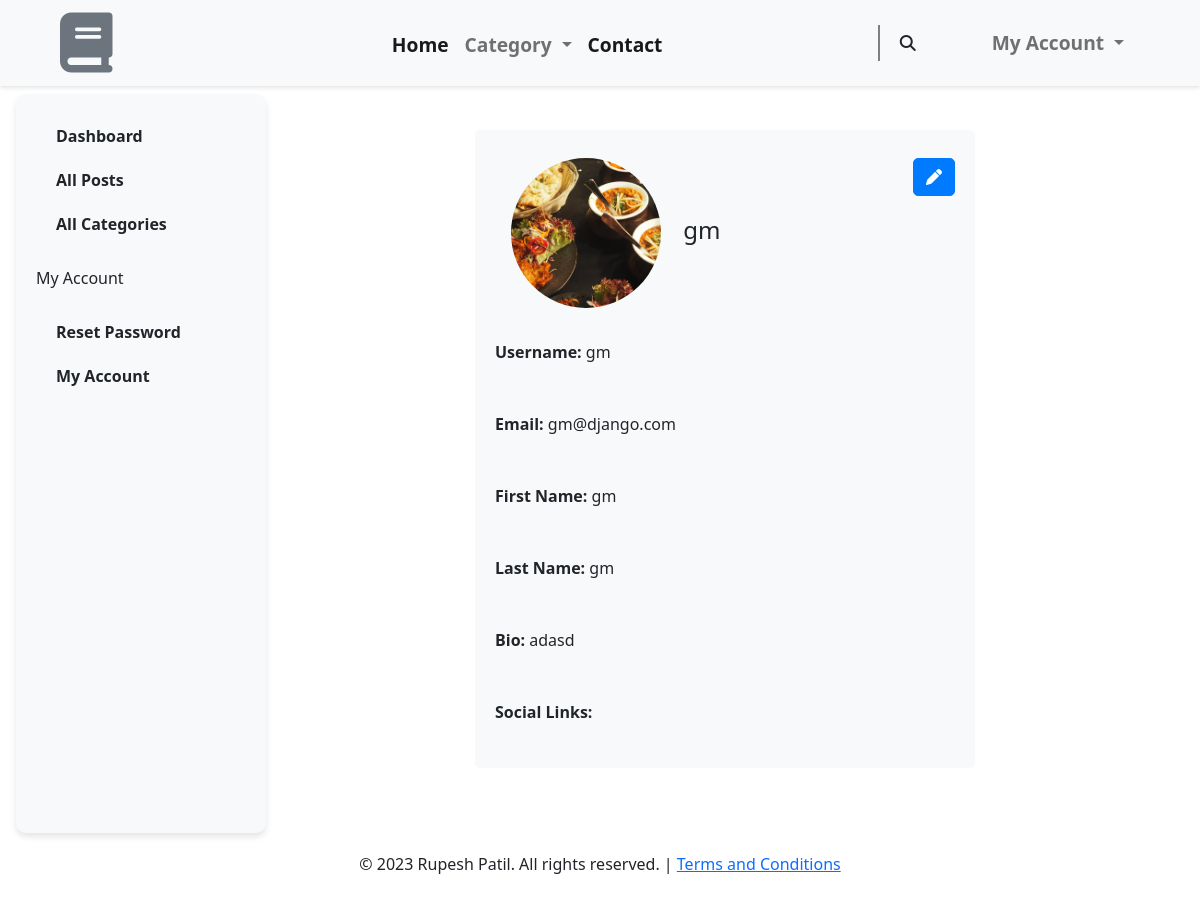
The app's page /myaccount/ (signed in) with its own data.
### BlogApp/models.py (models this page shows, shortened)
class UserProfile(models.Model):
  user = models.OneToOneField(User, on_delete=models.CASCADE)
  profile_picture = models.ImageField(upload_to='profile_pictures', null=True, blank=True)
  bio = models.TextField()
  social_media_links = models.URLField()

### BlogApp/views.py (the view)
# urls.py: path('myaccount/', myaccount, name = 'myaccount'),
@login_required
def myaccount(request):
    try:
        if request.user.is_superuser:
            print('yes')
            user_profile, created = UserProfile.objects.get_or_create(user=request.user)
        else:
            user_profile = UserProfile.objects.get(user=request.user)
    except UserProfile.DoesNotExist:
        user_profile = None
    return render(request, 'registration/profile.html', {'user_profile': user_profile})

### BlogApp/templatetags/category_tags.py (called while the page is built)
@register.simple_tag
def get_all_categories():
  return Category.objects.all()

### templates/registration/profile.html (shortened to what this page needs)
{% extends 'index.html' %}
{% block content %}
<div class="sidebar my-2 mx-lg-3 mx-0">
  <ul class="nav flex-column">
    <li class="nav-item">
      <a class="nav-link" href="/accounts/profile/">Dashboard</a>
    </li>
    <li class="nav-item">
      <a class="nav-link" href="/posts/">All Posts</a>
    </li>
    <li class="nav-item">
      <a class="nav-link" href="/categories/">All Categories</a>
    </li>
    <li class="nav-item">
      <a class="nav-link" href="#"></a>
    </li>
    <li class="nav-item header">
      <span class="py-5">My Account </span>
    </li>
    <li class="nav-item">
      <a class="nav-link" href="#"></a>
    </li>
    <li class="nav-item">
      <a class="nav-link" href="{% url 'password_change' %}">Reset Password </a>
    </li>
    <li class="nav-item">
      <a class="nav-link" href="{% url 'myaccount' %}">My Account </a>
    </li>
  </ul>
</div>
<div class="content">
 {% if user_profile %}
  <div class="container myprofile mt-4 mb-3">
    <div class="user-details">
      <div class="d-flex justify-content-between my-2 py-0 pb-0">
        <div>
          <h5>
            {% if user_profile.profile_picture %}
            <img src="{{ user_profile.profile_picture.url }}" alt="" class="img-fluid profile-picture mx-3">
            {% endif %}
        {{ user_profile.user.username }}
      </h5>
      </div>
      <div>
        <a href="{% url 'update_profile' %}" class="btn btn-primary "> <i class="fas fa-pen "></i></a>
      </div>
    </div>
        <p class="py-4"><strong>Username:</strong> {{ user_profile.user.username }}</p>
        <p class="py-4"><strong>Email:</strong> {{ user_profile.user.email }}</p>
        <p class="py-4"><strong>First Name:</strong> {{ user_profile.user.first_name }}</p>
        <p class="py-4"><strong>Last Name:</strong> {{ user_profile.user.last_name }}</p>
        <p class="py-4"><strong>Bio:</strong> {{ user_profile.bio }}</p>
        <p class="py-4"><strong>Social Links:</strong> {{ user_profile.social_media_links }}</p>
    </div>
  </div>
  {% endif %}
{% endblock content %}

### static/style.css (style rules this page uses)
body { margin: 0 auto; box-sizing: border-box; }
.btn-primary { font-size: 16px; }
.btn-primary { background-color: #007bff; border-color: #007bff; }

### templates/registration/profile.html (style rules this page uses)
.profile-picture { width: 150px; height: 150px; border-radius: 50%; object-fit: cover; }
.sidebar { width: 250px; background-color: #f8f9fa; padding: 20px; position: fixed; height: 80%; overflow-y: auto; }
.sidebar .nav-link { color: #212529; font-weight: bold; padding: 10px 20px; display: block; text-decoration: none; transition: background-color 0.3s ease; }
.content { margin-left: 250px; padding: 20px; }
.sidebar { box-shadow: 0 4px 6px rgba(0, 0, 0, 0.1); border-radius: 10px; }
.sidebar .nav-link { border-radius: 5px; }
.content { background-color: #fff; border-radius: 10px; }
.container.myprofile { margin-top: 4rem; margin-bottom: 3rem; }
.user-details { padding: 1rem; background-color: #f5f5f5; border-radius: 5px; }
.user-details h5 { margin: 0; font-size: 1.5rem; }
.user-details a.btn { color: #fff; background-color: #007bff; border-color: #007bff; font-size: 1rem; padding: 0.375rem 0.75rem; border-radius: 5px; text-decoration: none; }
.user-details p { margin: 0; padding-top: 1rem; }
.user-details strong { font-weight: bold; }
.user-details { max-width: 500px; margin: 0 auto; padding: 20px; background-color: #f8f9fa; border-radius: 5px; }

### records on screen
UserProfile: profile_picture (picture), user.username "gm", user.email "gm@django.com", user.first_name "gm", user.last_name "gm", bio "adasd"
